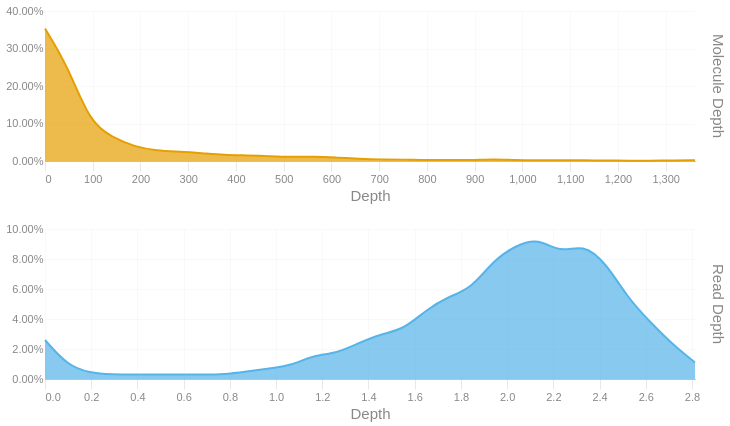

Write notebook code for a chart like this one.
### Code cell
readdep = depth_hist(tb['Read Depth'], q99, 3)
readdep = readdep.with_columns(pl.lit('Read Depth').alias('Metric'))
if not SKIPLR:
    moldep = depth_hist(tb['Molecule Depth'], mol_q99, 1)
    moldep = moldep.with_columns(pl.lit('Molecule Depth').alias('Metric'))
    _hist = pl.concat([readdep, moldep])
    _hist = _hist.filter(pl.col('Proportion') != 0)
    with SafeRender(_hist):
        (
            alt.Chart(_hist)        
            .mark_area(interpolate = "basis")
            .encode(
                x=alt.X('Bin:Q').scale(domainMin=0).axis(alt.Axis(title='Depth')),
                y = alt.Y('Proportion:Q', title = None).axis(format = '.2%'),
                color = alt.Color('Metric:N').legend(None),
                row = alt.Row("Metric:N").header(title = None, labelOrient = 'right'),
                tooltip = [
                    alt.Tooltip("Metric:N", title = "Metric"),
                    alt.Tooltip('Interval:N', title = "Depth Interval"),
                    alt.Tooltip('Proportion:Q', title = "% Alignments").format('.2%')
                ]
            )
            .resolve_scale(x='independent', y='independent')
            .properties(
                height = 150, width = 650,
                usermeta={'embedOptions': {'downloadFileName': f'{samplename}.depth.hist'}}
            )
        ).display()
else:
    readdep = readdep.filter(pl.col('Proportion') != 0)
    with SafeRender(readdep):
        (
            alt.Chart(readdep)        
            .mark_area(interpolate = "basis")
            .encode(
                x=alt.X('Bin:Q').scale(domainMin=0).axis(alt.Axis(title='Depth')),
                y = alt.Y('Proportion:Q', title = None).axis(format = '.2%'),
                tooltip = [
                    alt.Tooltip('Interval:N', title = "Depth Interval"),
                    alt.Tooltip('Proportion:Q', title = "% Alignments").format('.2%')
                ]
            )
            .properties(
                usermeta={'embedOptions': {'downloadFileName': f'{samplename}.depth.hist'}}
            )
        ).display()

### Figure 1 — Vega-Lite specification as saved in the notebook (floating-point values rounded to 4 significant figures)
{"width": 650, "height": 150, "config": {"title": {"anchor": "start", "dy": -15, "fontSize": 18, "color": "#888888", "subtitleColor": "#888888", "subtitleFontSize": 14}, "arc": {"fill": "#0072B2"}, "axis": {"domainColor": "#888888", "domainWidth": 0.5, "gridWidth": 0.2, "grid": false, "titleFontWeight": 400, "titleFontSize": 15, "labelFontSize": 11, "labelColor": "#888888", "tickColor": "#888888", "tickWidth": 0.2, "titleColor": "#888888"}, "axisBand": {"grid": false}, "axisX": {"grid": true, "tickSize": 10, "domainCap": "round"}, "axisY": {"domain": false, "grid": true, "tickSize": 0, "domainCap": "round"}, "background": "transparent", "header": {"labelFontSize": 15, "labelColor": "#888888", "titleFontSize": 15, "titleFontWeight": 600, "titleColor": "#888888"}, "legend": {"labelFont": "sans-serif", "labelFontSize": 12, "labelColor": "#888888", "symbolSize": 100, "symbolType": "circle", "titleFontSize": 12, "titlePadding": 10, "titleColor": "#888888", "title": null}, "range": {"category": ["#E69F00", "#56B4E9", "#009E73", "#F0E442", "#0072B2", "#D55E00", "#CC79A7", "#000000"], "diverging": ["#cfe8f3", "#a2d4ec", "#73bfe2", "#46abdb", "#1696d2", "#12719e"]}, "area": {"fill": "#0072B2", "fillOpacity": 0.7, "line": true, "strokeOpacity": 0.7}, "line": {"color": "#0072B2", "stroke": "#0072B2", "strokeWidth": 2}, "trail": {"color": "#0072B2", "stroke": "#0072B2", "strokeWidth": 0, "size": 1}, "point": {"filled": true, "fillOpacity": 1.0, "size": 95}, "text": {"color": "#888888", "fontSize": 11, "align": "right", "fontWeight": 400, "size": 11}, "bar": {"fill": "#0072B2", "stroke": null}, "view": {"stroke": null, "continuousWidth": 660, "continuousHeight": 400}}, "data": {"name": "data-ad049d88d216d3b28b996530fd0a8b8e"}, "mark": {"type": "area", "interpolate": "basis"}, "encoding": {"color": {"field": "Metric", "legend": null, "type": "nominal"}, "row": {"field": "Metric", "header": {"title": null, "labelOrient": "right"}, "type": "nominal"}, "tooltip": [{"field": "Metric", "title": "Metric", "type": "nominal"}, {"field": "Interval", "title": "Depth Interval", "type": "nominal"}, {"field": "Proportion", "format": ".2%", "title": "% Alignments", "type": "quantitative"}], "x": {"axis": {"title": "Depth"}, "field": "Bin", "scale": {"domainMin": 0}, "type": "quantitative"}, "y": {"axis": {"format": ".2%"}, "field": "Proportion", "title": null, "type": "quantitative"}}, "resolve": {"scale": {"x": "independent", "y": "independent"}}, "usermeta": {"embedOptions": {"downloadFileName": "S5_Hudson_1173.depth.hist"}}, "$schema": "https://vega.github.io/schema/vega-lite/v6.1.0.json", "datasets": {"data-ad049d88d216d3b28b996530fd0a8b8e": [{"Bin": 0.0, "Interval": "0.0-0.097", "Proportion": 0.026, "Metric": "Read Depth"}, {"Bin": 0.097, "Interval": "0.097-0.194", "Proportion": 0.009, "Metric": "Read Depth"}, {"Bin": 0.194, "Interval": "0.194-0.291", "Proportion": 0.004, "Metric": "Read Depth"}, {"Bin": 0.291, "Interval": "0.291-0.388", "Proportion": 0.003, "Metric": "Read Depth"}, {"Bin": 0.388, "Interval": "0.388-0.485", "Proportion": 0.003, "Metric": "Read Depth"}, {"Bin": 0.485, "Interval": "0.485-0.582", "Proportion": 0.003, "Metric": "Read Depth"}, {"Bin": 0.582, "Interval": "0.582-0.679", "Proportion": 0.003, "Metric": "Read Depth"}, {"Bin": 0.679, "Interval": "0.679-0.776", "Proportion": 0.003, "Metric": "Read Depth"}, {"Bin": 0.776, "Interval": "0.776-0.873", "Proportion": 0.003, "Metric": "Read Depth"}, {"Bin": 0.873, "Interval": "0.873-0.97", "Proportion": 0.005, "Metric": "Read Depth"}, {"Bin": 0.97, "Interval": "0.97-1.067", "Proportion": 0.007, "Metric": "Read Depth"}, {"Bin": 1.067, "Interval": "1.067-1.164", "Proportion": 0.009, "Metric": "Read Depth"}, {"Bin": 1.164, "Interval": "1.164-1.261", "Proportion": 0.016, "Metric": "Read Depth"}, {"Bin": 1.261, "Interval": "1.261-1.358", "Proportion": 0.017, "Metric": "Read Depth"}, {"Bin": 1.358, "Interval": "1.358-1.455", "Proportion": 0.024, "Metric": "Read Depth"}, {"Bin": 1.455, "Interval": "1.455-1.552", "Proportion": 0.03, "Metric": "Read Depth"}, {"Bin": 1.552, "Interval": "1.552-1.649", "Proportion": 0.033, "Metric": "Read Depth"}, {"Bin": 1.649, "Interval": "1.649-1.746", "Proportion": 0.046, "Metric": "Read Depth"}, {"Bin": 1.746, "Interval": "1.746-1.843", "Proportion": 0.055, "Metric": "Read Depth"}, {"Bin": 1.843, "Interval": "1.843-1.94", "Proportion": 0.06, "Metric": "Read Depth"}, {"Bin": 1.94, "Interval": "1.94-2.037", "Proportion": 0.079, "Metric": "Read Depth"}, {"Bin": 2.037, "Interval": "2.037-2.134", "Proportion": 0.089, "Metric": "Read Depth"}, {"Bin": 2.134, "Interval": "2.134-2.231", "Proportion": 0.094, "Metric": "Read Depth"}, {"Bin": 2.231, "Interval": "2.231-2.328", "Proportion": 0.084, "Metric": "Read Depth"}, {"Bin": 2.328, "Interval": "2.328-2.425", "Proportion": 0.09, "Metric": "Read Depth"}, {"Bin": 2.425, "Interval": "2.425-2.522", "Proportion": 0.078, "Metric": "Read Depth"}, {"Bin": 2.522, "Interval": "2.522-2.619", "Proportion": 0.054, "Metric": "Read Depth"}, {"Bin": 2.619, "Interval": "2.619-2.716", "Proportion": 0.038, "Metric": "Read Depth"}, {"Bin": 2.716, "Interval": "2.716-2.813", "Proportion": 0.023, "Metric": "Read Depth"}, {"Bin": 2.813, "Interval": "2.813-2.91", "Proportion": 0.011, "Metric": "Read Depth"}, {"Bin": 0.0, "Interval": "0.0-46.9", "Proportion": 0.353, "Metric": "Molecule Depth"}, {"Bin": 46.9, "Interval": "46.9-93.9", "Proportion": 0.255, "Metric": "Molecule Depth"}, {"Bin": 93.9, "Interval": "93.9-140.8", "Proportion": 0.103, "Metric": "Molecule Depth"}, {"Bin": 140.8, "Interval": "140.8-187.8", "Proportion": 0.063, "Metric": "Molecule Depth"}, {"Bin": 187.8, "Interval": "187.8-234.7", "Proportion": 0.038, "Metric": "Molecule Depth"}, {"Bin": 234.7, "Interval": "234.7-281.7", "Proportion": 0.027, "Metric": "Molecule Depth"}, {"Bin": 281.7, "Interval": "281.7-328.6", "Proportion": 0.025, "Metric": "Molecule Depth"}, {"Bin": 328.6, "Interval": "328.6-375.6", "Proportion": 0.021, "Metric": "Molecule Depth"}, {"Bin": 375.6, "Interval": "375.6-422.5", "Proportion": 0.016, "Metric": "Molecule Depth"}, {"Bin": 422.5, "Interval": "422.5-469.5", "Proportion": 0.015, "Metric": "Molecule Depth"}, {"Bin": 469.5, "Interval": "469.5-516.4", "Proportion": 0.013, "Metric": "Molecule Depth"}, {"Bin": 516.4, "Interval": "516.4-563.4", "Proportion": 0.011, "Metric": "Molecule Depth"}, {"Bin": 563.4, "Interval": "563.4-610.3", "Proportion": 0.012, "Metric": "Molecule Depth"}, {"Bin": 610.3, "Interval": "610.3-657.3", "Proportion": 0.009, "Metric": "Molecule Depth"}, {"Bin": 657.3, "Interval": "657.3-704.2", "Proportion": 0.006, "Metric": "Molecule Depth"}, {"Bin": 704.2, "Interval": "704.2-751.1", "Proportion": 0.004, "Metric": "Molecule Depth"}, {"Bin": 751.1, "Interval": "751.1-798.1", "Proportion": 0.004, "Metric": "Molecule Depth"}, {"Bin": 798.1, "Interval": "798.1-845.0", "Proportion": 0.002, "Metric": "Molecule Depth"}, {"Bin": 845.0, "Interval": "845.0-892.0", "Proportion": 0.003, "Metric": "Molecule Depth"}, {"Bin": 892.0, "Interval": "892.0-938.9", "Proportion": 0.002, "Metric": "Molecule Depth"}, {"Bin": 938.9, "Interval": "938.9-985.9", "Proportion": 0.005, "Metric": "Molecule Depth"}, {"Bin": 985.9, "Interval": "985.9-1032.8", "Proportion": 0.002, "Metric": "Molecule Depth"}, {"Bin": 1033.0, "Interval": "1032.8-1079.8", "Proportion": 0.002, "Metric": "Molecule Depth"}, {"Bin": 1080.0, "Interval": "1079.8-1126.7", "Proportion": 0.002, "Metric": "Molecule Depth"}, {"Bin": 1127.0, "Interval": "1126.7-1173.7", "Proportion": 0.002, "Metric": "Molecule Depth"}, {"Bin": 1174.0, "Interval": "1173.7-1220.6", "Proportion": 0.001, "Metric": "Molecule Depth"}, {"Bin": 1221.0, "Interval": "1220.6-1267.6", "Proportion": 0.001, "Metric": "Molecule Depth"}, {"Bin": 1268.0, "Interval": "1267.6-1314.5", "Proportion": 0.001, "Metric": "Molecule Depth"}, {"Bin": 1314.0, "Interval": "1314.5-1361.5", "Proportion": 0.001, "Metric": "Molecule Depth"}, {"Bin": 1362.0, "Interval": "1361.5-1408.4", "Proportion": 0.002, "Metric": "Molecule Depth"}]}}
